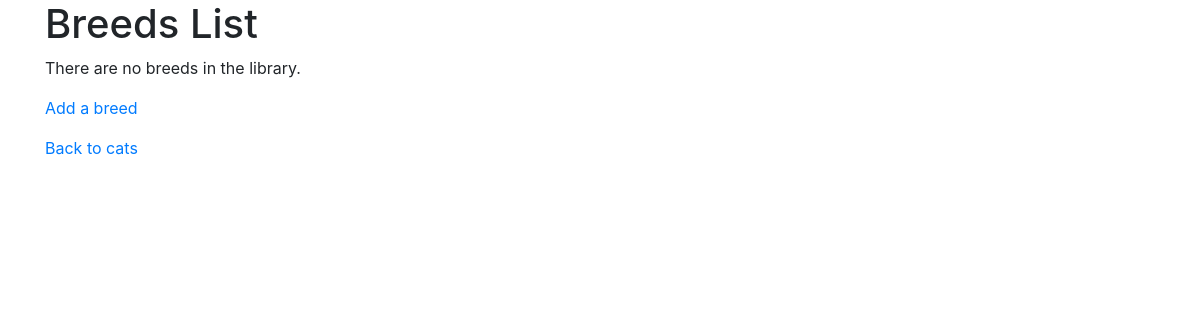
The page /cats/lookup/ (signed in) on the database as committed earlier.
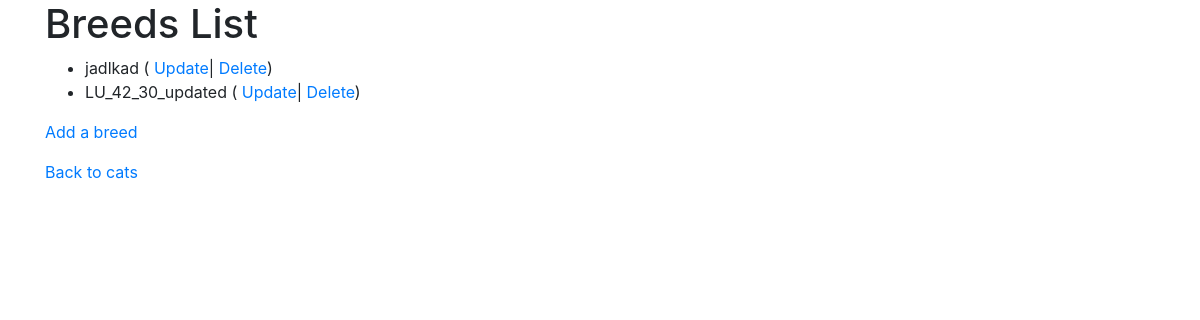
The same page on the database as committed later.
### cats/models.py (models this page shows, shortened)
class Breeds(models.Model):
    name = models.CharField(
        max_length = 50,
        help_text = 'Enter a cat breed name',
        validators = [MinLengthValidator(2,"Enter name with more than 2 Characters")]
        )

### cats/views.py (the view)
# urls.py: path('lookup/', views.BreedsView.as_view(), name='breeds_list'),
class BreedsView(LoginRequiredMixin, ListView):
    model = Breeds
    def get_context_data(self, **kwargs):
        context = super().get_context_data(**kwargs)
        return context

### cats/templates/cats/breeds_list.html (shortened to what this page needs)
{% extends 'crud/base.html' %}
{% block content%}
    <h1>Breeds List</h1>
    {% if object_list%}
    <ul>
        {% for breed in object_list%}
            <li> {{breed.name}} ( <a href="{% url 'breeds_update' breed.id%}">Update</a>| <a href="{% url 'breeds_delete' breed.id %}">Delete</a>)</li>
        {% endfor %}
    </ul>
    {% else %}
    <p>There are no breeds in the library.</p>
    {% endif %}
    <p><a href="{% url 'breeds_create' %}">Add a breed</a></p>
    <p><a href="{% url 'cats_list' %}">Back to cats</a></p>
{% endblock %}

Rows that differ between the two databases and show on the page:
added Breeds: name "jadlkad"
added Breeds: name "LU_42_30_updated"
Other text that changed with them:
text no longer shown: "There are no breeds in the library."
